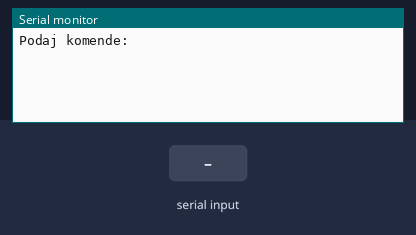
The sketch below on a simulated Arduino Uno, built with avr-gcc and run on an emulated ATmega328P. On the bench: the last lines printed to the serial monitor. Inputs (shaded band) come from the test bench.

Above: at 1.2 s.
1.3 s: "LED ON\n" received over Serial
At 2.5 s:
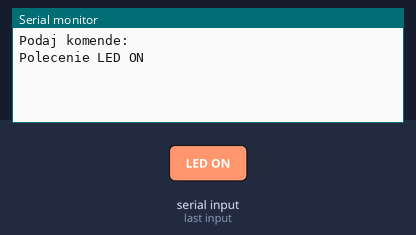
2.8 s: "LED OFF\n" received over Serial
At 3.8 s:
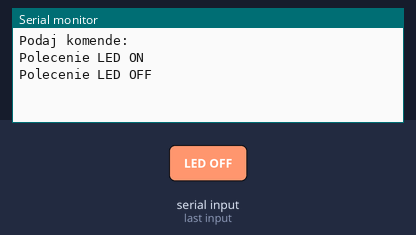
4.3 s: "LED BLINK \n" received over Serial
At 5.1 s:
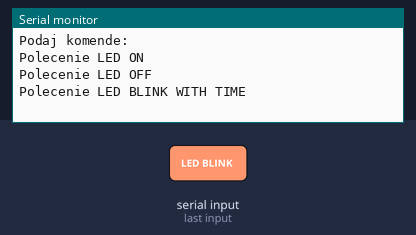
5.8 s: "LED BLINK\n" received over Serial
At 6.2 s:
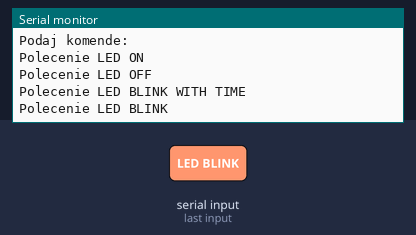
7.3 s: "90,45\n" received over Serial
At 8.6 s:
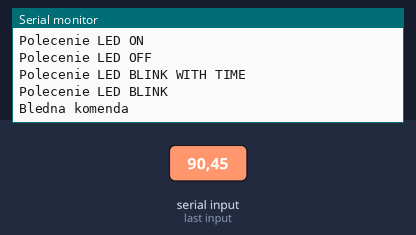

Measured:
- after the input at 1.3 s, the serial monitor: prints a new line at once (image 1)
- after the input at 2.8 s, the serial monitor: prints a new line at once (image 2)
- after the input at 4.3 s, the serial monitor: prints a new line at once (image 3)
- after the input at 5.8 s, the serial monitor: prints a new line at once (image 4)
- after the input at 7.3 s, the serial monitor: prints a new line after 0.11 s (image 5)

The sketch:

Lista2_3.ino
```cpp
/*Napisz program, który będzie wczytywał polecenia z terminala UART. Akceptowane polecenia:

    LED ON – włącza diodę LED
    LED OFF – wyłącza diodę LED
    LED BLINK <czas_ms> – miga diodą LED z prędkością wyczytaną z liczby <czas_ms>
    LED BLINK – miga diodą LED z ostatnio użytą prędkością

Program ma wyświetlać odpowiednie komunikaty o przyjęciu polecenia lub przyczynie jego odrzucenia na terminalu.
Sprawdź przy jakiej najmniejszej częstotliwości będziesz zauważał miganie diody.*/

#define DEFAULT_TIME 200
#define DIODA_PIN 5
String wiadomosc = "";
String my_seconds;
int seconds;
int time;
bool flag = false;
void setup() {

  Serial.begin(9600);
  Serial.println("Podaj komende: ");
  time = DEFAULT_TIME;
}

void loop() {

  if(flag == true) {
     dioda_blink(time);
  }

  if(Serial.available() > 0) {
    wiadomosc = Serial.readStringUntil('\n');

    if(wiadomosc.equals("LED ON")) {
      Serial.println("Polecenie LED ON");
      digitalWrite(DIODA_PIN, HIGH);
      flag = false;

    } else if (wiadomosc.equals("LED OFF")) {
      Serial.println("Polecenie LED OFF");
      digitalWrite(DIODA_PIN, LOW);
      flag = false;

    } else if(wiadomosc.startsWith("LED BLINK ")) {
      Serial.println("Polecenie LED BLINK WITH TIME");
      flag = true;
      my_seconds = wiadomosc.substring(10);
      seconds = my_seconds.toInt();
      time = seconds;

    } else if(wiadomosc.equals("LED BLINK")) {
      Serial.println("Polecenie LED BLINK");
      flag = true;
      time = DEFAULT_TIME;

    } else {
      Serial.println("Bledna komenda");
    }
  }
}

void dioda_blink(int time) {
     digitalWrite(DIODA_PIN, LOW);
     delay(time);
     digitalWrite(DIODA_PIN, HIGH);
     delay(time);
}
```
